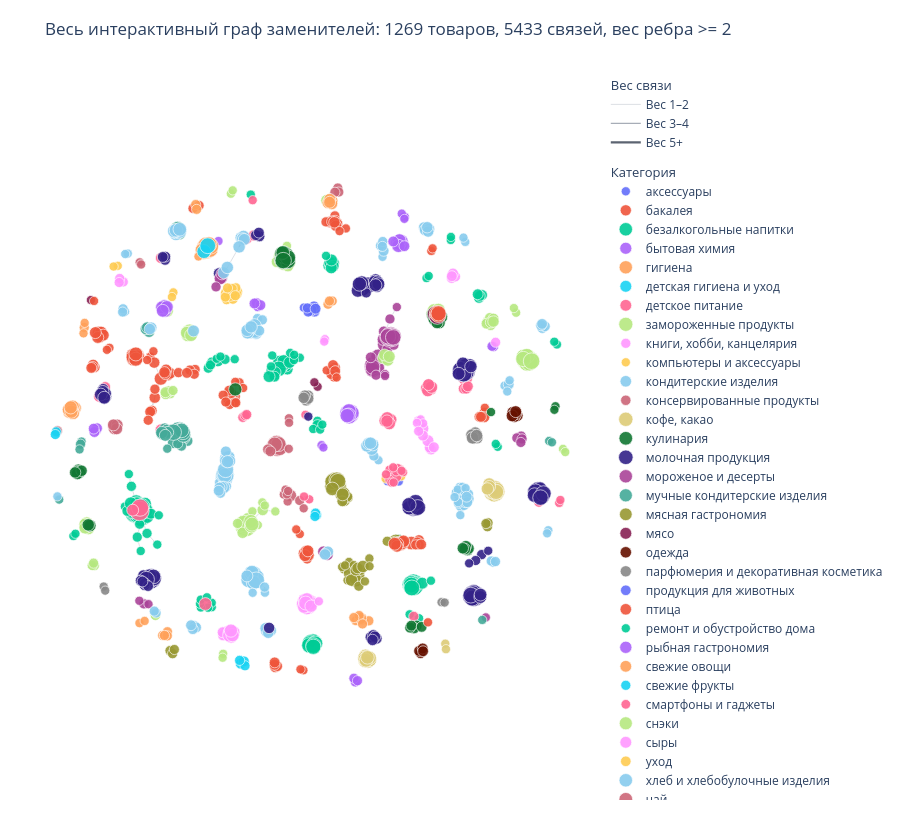

Notebook source saved alongside this figure:
### Markdown cell above
### 3.2 Визуализируем весь граф заменителей

Создаём общий `G_plot` со всеми связными компонентами и одну раскладку `pos`. В интерактивной Plotly-версии можно приближать отдельные группы, перемещаться по графу и смотреть информацию о товарах при наведении.

### Code cell
# Если Plotly или nbformat не установлены, выполните в отдельной ячейке: %pip install plotly "nbformat>=4.2.0"
import plotly.graph_objects as go
from plotly.colors import qualitative

# None оставляет все категории; при необходимости сюда можно записать название категории.
CATEGORY_FILTER = None

# Показываем связи, подтверждённые минимум двумя запросами.
MIN_EDGE_WEIGHT = 2

# None отключает ограничение: в интерактивный граф попадут все подходящие рёбра.
MAX_EDGES = None

# Создаём полный граф и сохраняем все его связные компоненты.
G_plot, pos = prepare_graph_view(
    edge_table,
    min_edge_weight=MIN_EDGE_WEIGHT,
    max_edges=MAX_EDGES,
    category_filter=CATEGORY_FILTER,
    keep_all_components=True,
)

# Строим интерактивную фигуру из реально существующих G_plot и pos.
fig = make_plotly_graph(
    G_plot,
    pos,
    node_strength,
    title=(
        f"Весь интерактивный граф заменителей: {G_plot.number_of_nodes()} товаров, "
        f"{G_plot.number_of_edges()} связей, вес ребра >= {MIN_EDGE_WEIGHT}"
    ),
)

# Показываем Plotly-фигуру прямо в VS Code/Jupyter.
fig.show(config={"scrollZoom": True, "displaylogo": False, "responsive": True})
